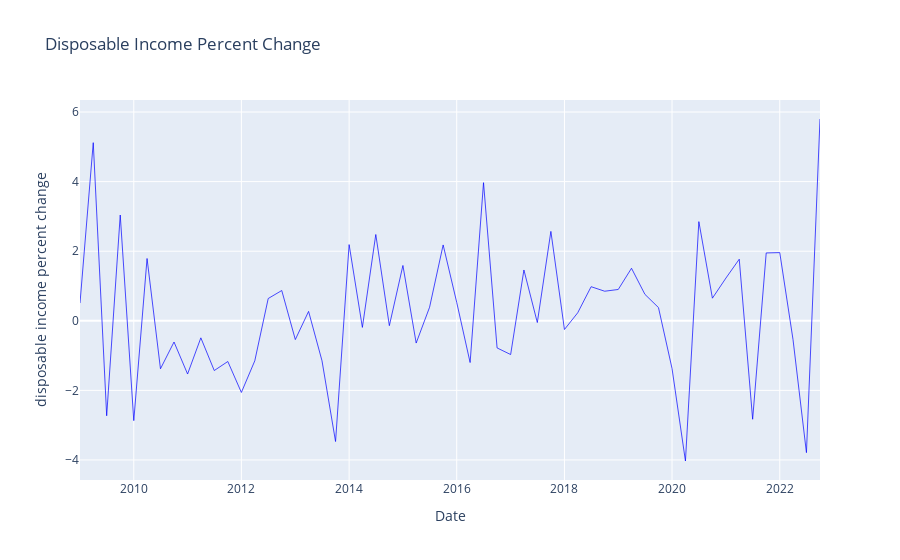
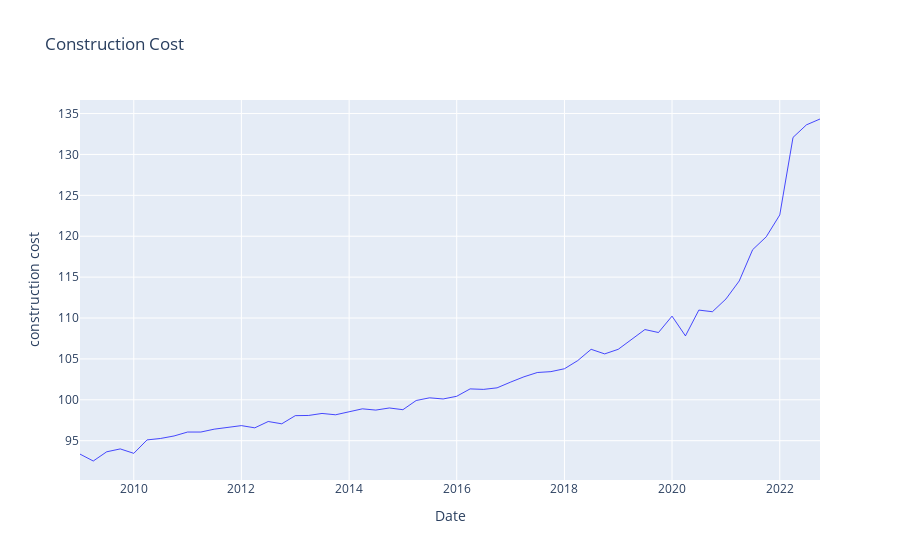
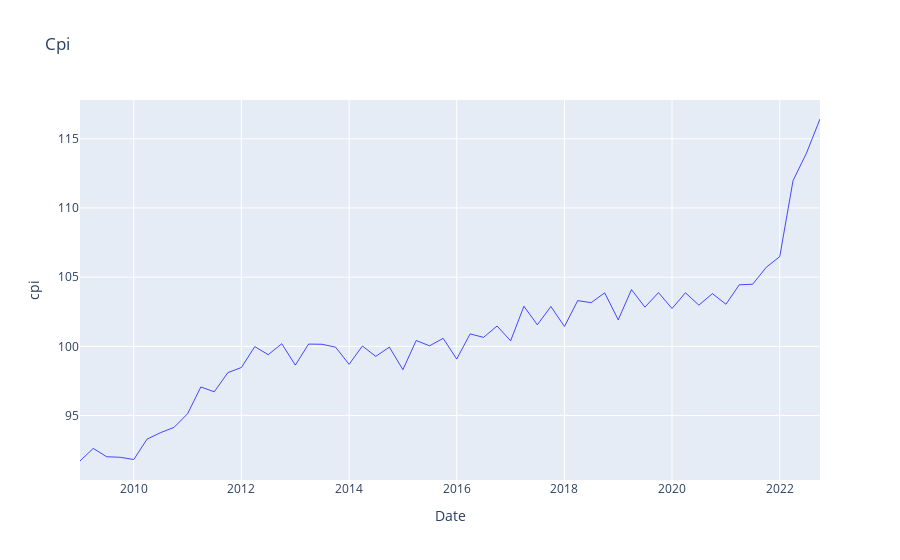
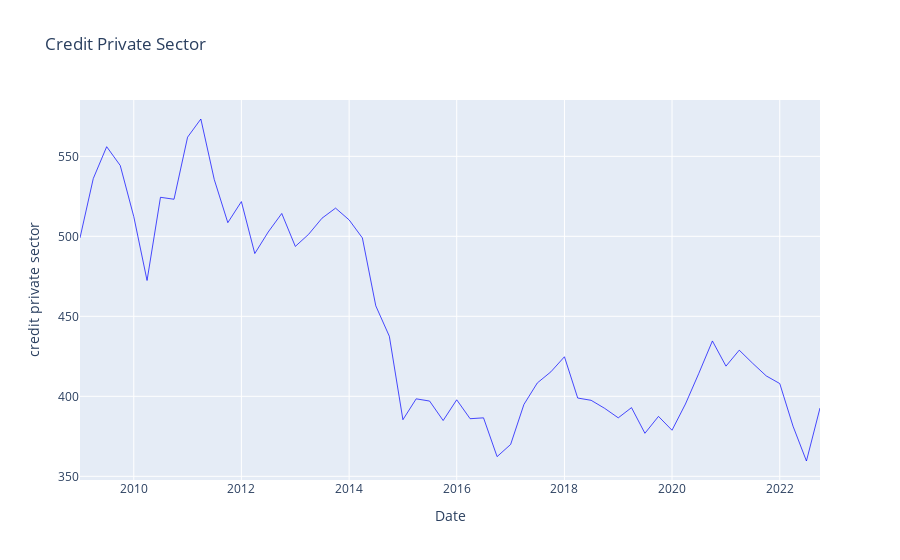

Notebook cell for these charts, in order:
### Markdown cell above
### Data Exploration

### Code cell
# plot data
# plt.style.use('fivethirtyeight')

for variable in df_cleaned.columns:
    
    fig = go.Figure()

    fig.add_trace(
        go.Scatter(
            name = 'Property Prices',
            x=df_cleaned.index,
            y=df_cleaned[variable],
            line=dict(color='blue', width = 0.7)))
        
    fig.update_layout(
        title=variable.replace('_', ' ').title(),
        xaxis_title = "Date", 
        yaxis_title = variable.replace('_', ' '))

    fig.show()
